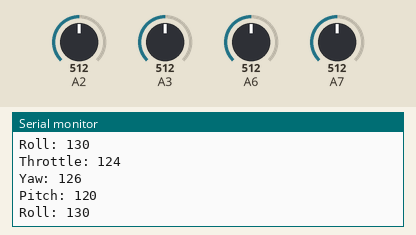
Bench run of a sketch on a simulated Arduino Nano, built with avr-gcc and run on an emulated ATmega328P. Parts: the last lines printed to the serial monitor. The inputs (shaded band) are chosen by the test bench; at power-on: A7 = 512, A6 = 512, A2 = 512, A3 = 512. No radio packets arrive unless stated.

Above: at 1.2 s.
1.3 s: A7 set to 604
At 1.6 s:
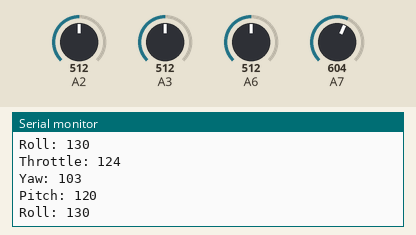
4.3 s: A7 set to 636
At 4.65 s:
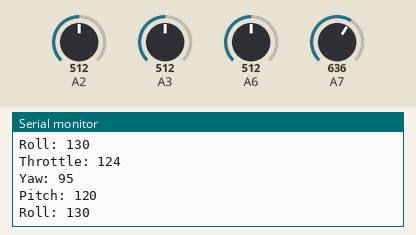
8.8 s: A6 set to 431
11.8 s: A6 set to 398
Timing chart, 0 to 14.3 s (numbered marks = the images above; inputs shaded):
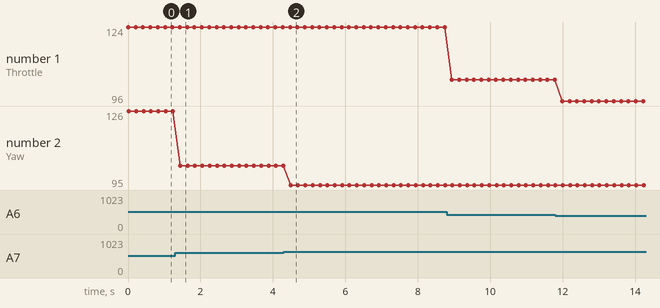

The sketch:

drone_transmitter.ino
```cpp
#include <SPI.h>
#include <nRF24L01.h>
#include <RF24.h>
#include<printf.h>

const uint64_t pipeOut = 0xE8E8F0F0E1LL;

RF24 radio(9, 10);  // select  CSN  pin

// The sizeof this struct should not exceed 32 bytes
// This gives us up to 32 8 bits channals
struct MyData {
  byte throttle;
  byte yaw;
  byte pitch;
  byte roll;
};

MyData data;

void resetData() {
  //This are the start values of each channal
  // Throttle is 0 in order to stop the motors
  //127 is the middle value of the 10ADC.

  data.throttle = 0;
  data.yaw = 127;
  data.pitch = 127;
  data.roll = 127;
}

void setup() {
  //Start everything up
  Serial.begin(9600);
  radio.begin();
  radio.setAutoAck(false);
  radio.setDataRate(RF24_250KBPS);
  radio.openWritingPipe(pipeOut);
  resetData();
  // printf_begin();
  // radio.printDetails();
}

/**************************************************/

// Returns a corrected value for a joystick position that takes into account
// the values of the outer extents and the middle of the joystick range.
int mapJoystickValues(int val, int lower, int middle, int upper, bool reverse) {
  val = constrain(val, lower, upper);
  if (val < middle)
    val = map(val, lower, middle, 0, 128);
  else
    val = map(val, middle, upper, 128, 255);
  return (reverse ? 255 - val : val);
}

void loop() {
  // The calibration numbers used here should be measured
  // for your joysticks till they send the correct values.
  data.throttle = mapJoystickValues(analogRead(A6), 13, 524, 1015, false);
  data.yaw = mapJoystickValues(analogRead(A7), 1, 505, 1020, true);
  data.pitch = mapJoystickValues(analogRead(A2), 12, 544, 1021, false);
  data.roll = mapJoystickValues(analogRead(A3), 34, 522, 1020, true);
  int throttle = data.throttle;
  Serial.print("Throttle: ");
  Serial.println(data.throttle);
  Serial.print("Yaw: ");
  Serial.println(data.yaw);
  Serial.print("Pitch: ");
  Serial.println(data.pitch);
  Serial.print("Roll: ");
  Serial.println(data.roll);
  delay(200);  // delay
  radio.write(&data, sizeof(MyData));
  //radio.write(&throttle, sizeof(throttle));
  // static unsigned long counter = 0;
  // delay(1000); // Wait 1 second
  // counter++;
  // // Serial.print("Sending message: ");
  // // Serial.println(counter);
  // radio.write(&counter, sizeof(counter)); //
}
```

Measured:
- after the input at 1.3 s, the serial monitor: prints a new line after 0.14 s (image 1)
- after the input at 4.3 s, the serial monitor: prints a new line after 0.19 s (image 2)
- plotted number 1: 124 → 104 after the input at 8.8 s, 104 → 96 after the input at 11.8 s
- plotted number 2: 126 → 103 after the input at 1.3 s, 103 → 95 after the input at 4.3 s
